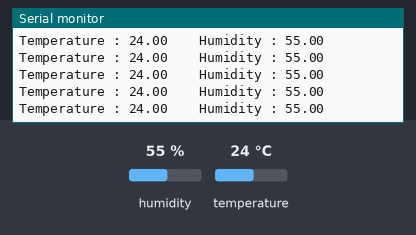
The sketch below on a simulated ESP8266 (NodeMCU). On the bench: the last lines printed to the serial monitor. The test bench sets the inputs (shaded band); at power-on: humidity 55 %, temperature 24 °C. WiFi joins after 1.5 s; servers stay silent unless stated.

Above: at 3.0 s.
3.1 s: humidity set to 22 %
At 4.21 s:
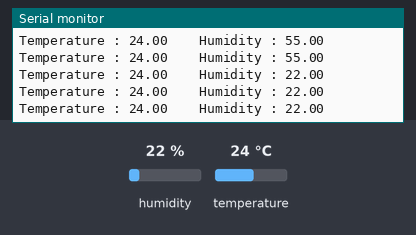
4.6 s: temperature set to 12 °C
6.1 s: humidity set to 40 %
At 6.31 s:
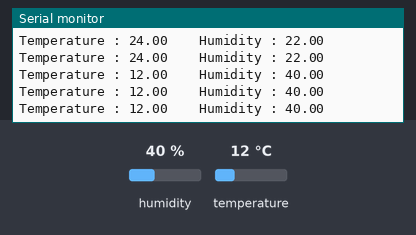
Timing chart, 0 to 9.1 s (numbered marks = the images above; inputs shaded):
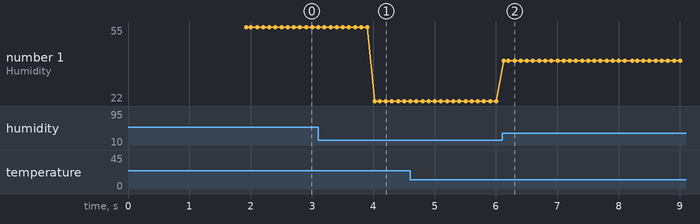

Measured:
- after the input at 3.1 s, the serial monitor: prints a new line after 0.93 s (image 1)
- after the input at 6.1 s, the serial monitor: prints a new line at once (image 2)
- plotted number 1: 55 → 22 after the input at 3.1 s, 22 → 40 after the input at 6.1 s

The sketch:

SourceCode_IOT.ino
```cpp
#define BLYNK_TEMPLATE_ID "BLYNK_TEMPLATE_ID"
#define BLYNK_DEVICE_NAME "Temperature and Humidity"
#define BLYNK_AUTH_TOKEN "BLYNK_AUTH_TOKEN"

#define BLYNK_PRINT Serial
#include <ESP8266WiFi.h>
#include <BlynkSimpleEsp8266.h>
#include <DHT.h>

char auth[] = BLYNK_AUTH_TOKEN;

char ssid[] = "UIU-STUDENT"; // type your wifi name
char pass[] = "12345678";    // type your wifi password

BlynkTimer timer;

#define DHTPIN 4 // Connect Out pin to D2 in NODE MCU
#define DHTTYPE DHT11
DHT dht(DHTPIN, DHTTYPE);

void sendSensor()
{
  float h = dht.readHumidity();
  float t = dht.readTemperature(); // or dht.readTemperature(true) for Fahrenheit

  if (isnan(h) || isnan(t))
  {
    Serial.println("Failed to read from DHT sensor!");
    return;
  }
  // You can send any value at any time.
  // Please don't send more that 10 values per second.
  Blynk.virtualWrite(V0, t);
  Blynk.virtualWrite(V1, h);
  Serial.print("Temperature : ");
  Serial.print(t);
  Serial.print("    Humidity : ");
  Serial.println(h);
}
void setup()
{
  Serial.begin(115200);
  Blynk.begin(auth, ssid, pass);
  dht.begin();
  timer.setInterval(100L, sendSensor);
}

void loop()
{
  Blynk.run();
  timer.run();
}
```
